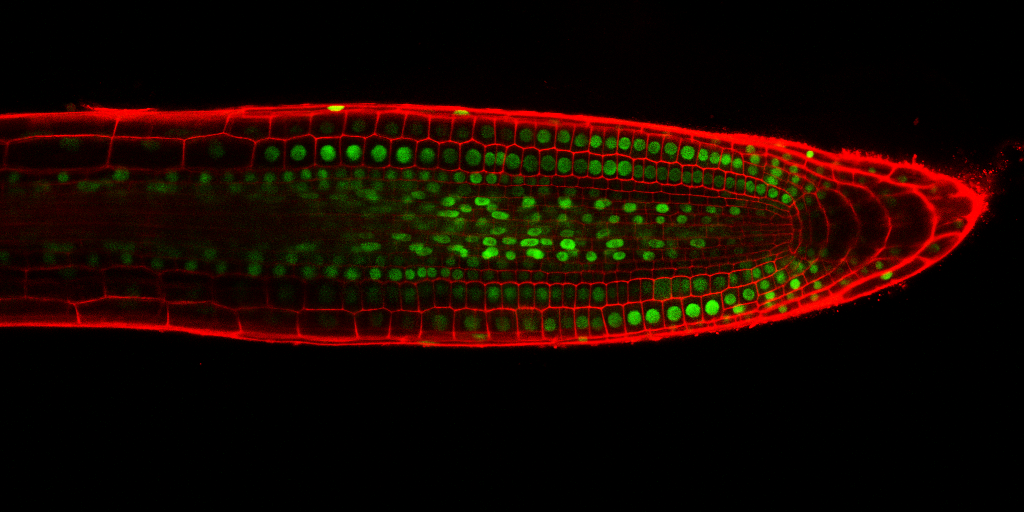
%> input picture Images/StackNinja1.bmp, 1024 x 512 px
$ octave main.m   (GNU Octave 9; MATLAB toolbox functions it lacks are replaced by stand-ins)
%> lines starting %> are read from the running program, lines starting %| are printed output that depends on the picture
### count_nuclei.m
function cc = count_nuclei(image, verbose)

    % COUNT_NUCLEI that are within the root illumination figure
    % the region of nuclei is not computed
    % only number of nuclei can be identified

    % Input
    % Image - (:,:,3) uint8 matrix
    % verbose - logical scalar
    %   true - display image and outputs
    %   false - silent all

    % Steps
    % 1. equalize the image
    % 2. brighten the image
    % 3. reduce image noise with morphology
    % 4. highlight local bright region
    % 5. count & label local bright region

    arguments
        image (:,:,3) uint8
        verbose (1,1) logical = 0
    end

    % split out green channel
    green_channel = image(:,:,2);

    % equalize the intensity before brightening
    im_histeq = adapthisteq(green_channel);

    % brighten the nucleus using local region brightening
    im_brighten = imlocalbrighten(im_histeq);

    % round structural elemtent to preserve nucleus round shape
    % morphology opening operation removing salt noise
    se = strel("disk", 5);
    im_saltless = imopen(im_brighten, se);

    % get the peak of local region
    im_max = imregionalmax(im_saltless);

    % display green channel nuclei image along with marking region
    overlay_1 = labeloverlay(green_channel, im_max, "Colormap","cool", "Transparency", 0.5);

    % display original image along with marking region
    overlay_2 = labeloverlay(image, im_max, "Colormap","cool", "Transparency", 0.5);

    % compute connected objects
    cc = bwconncomp(im_max);

    if verbose

        figure
        set(gcf, 'Position',  [100, 20, 700, 700]);

        subplottight(4,2,1);
        imshow(green_channel,'border', 'tight');
        title("1 Green Channel Image");

        subplottight(4,2,3);
        imshow(im_histeq,'border', 'tight');
        title("2 Equalized Nuclei");

        subplottight(4,2,5);
        imshow(im_brighten,'border', 'tight');
        title("3 Brighten Nuclei");

        subplottight(4,2,7);
        imshow(im_saltless,'border', 'tight');
        title("4 Saltless Nuclei");

        subplottight(4,2,2);
        imshow(im_max,'border', 'tight');
        title("5 Nuclei Marking Region");

        subplottight(4,2,4);
        imshow(overlay_1,'border', 'tight');
        title("6 green channel with overlay");

        subplottight(4,2,6);
        imshow(overlay_2,'border', 'tight');
        title("7 RGB with overlay");

    end

end

### analyse_plant_illumination.m
function analyse_plant_illumination(im, verbose)

%   ANALYSE_PLANT_ILLUMINATION analyse any given illuminated plant root
%   image

%   this function goes through both count_green_nuclei and count_cell_walls
%   funtion and return a complete statistical output

    % im - image
    % verbose -
    %   1 : display all output
    %   0 : suppress intermediate progress output

    arguments
        im (:,:,3) uint8
        verbose (1,1) logical = 0
    end

    fprintf(" \n==== Analyse Plant Illumination ====\n \n");

    % analyse nuclei using method 1 (regional max)
    cc1 = count_nuclei(im, verbose);
    label_1 = labelmatrix(cc1);
    rgb_label_1 = label2rgb(label_1, 'spring','c','shuffle');

    % analyse nuclei using method 2 (watershed)
    cc2 = count_nuclei_2(im, verbose);
    label_2 = labelmatrix(cc2);
    rgb_label_2 = label2rgb(label_2, 'spring','c','shuffle');

    % analyse cell wall only (watershed)
    cc3 = count_cells(im, verbose);
    label_3 = labelmatrix(cc3);
    rgb_label_3 = label2rgb(label_3, 'spring','c','shuffle');

    % plot detected object region
    figure
    set(gcf, 'Position',  [700, 80, 700, 700])

    subplottight(2,2,1);
    imshow(im);
    title("Input Image");

    subplottight(2,2,3);
    imshow(rgb_label_1, 'border', 'tight');
    title("Detect Nuclei Result with regional max");

    subplottight(2,2,2);
    imshow(rgb_label_2, 'border', 'tight');
    title("Detect Nuclei Result with watershed");

    subplottight(2,2,4);
    imshow(rgb_label_3, 'border', 'tight');
    title("Detect Cells Result");

    % compute all statistical values with detected components
    % this section will take more time to compute
    whole_statistic(im(:,:,2), cc1, " of Nuclei with Regional Max");
    whole_statistic(im(:,:,2), cc2, " of Nuclei with Watershed");
    whole_statistic(im(:,:,1), cc3, " of Cell Walls with Watershed");

    % object detection result
    my_disp("Numbers of nuclei detected with method 1", cc1.NumObjects);
    my_disp("Numbers of nuclei detected with method 2", cc2.NumObjects);
    my_disp("Numbers of cells detected", cc3.NumObjects);

end

### main.m
% demo run script for analysing illuminated plant root %

% the master function of all is called analyse plant illumination
% it will analyse the image with the help of multiple sub functions that
% will do all brigthen, denoising, sharpen, segmentation and object detection
% in order to return statistical output at the end.

% Usage
% navigate matlab to directory containing this folder
% type 'main' and hit enter
% ctrl + c to terminate the process or enter to proceed

close all
clear
clc

addpath('./Images'); % import input image
addpath(genpath('./Plant_Analyser')); % import all Functions within subfolders

% change this to 0 to suppress inner progress output
verbose = 1;

image1 = imread("StackNinja1.bmp");
%> image1 is the input picture: size 512x1024x3 uint8; mean R, G, B 24.8, 7.4, 0
analyse_plant_illumination(image1, verbose);
%> in count_nuclei, `green_channel = image(:,:,2);`:
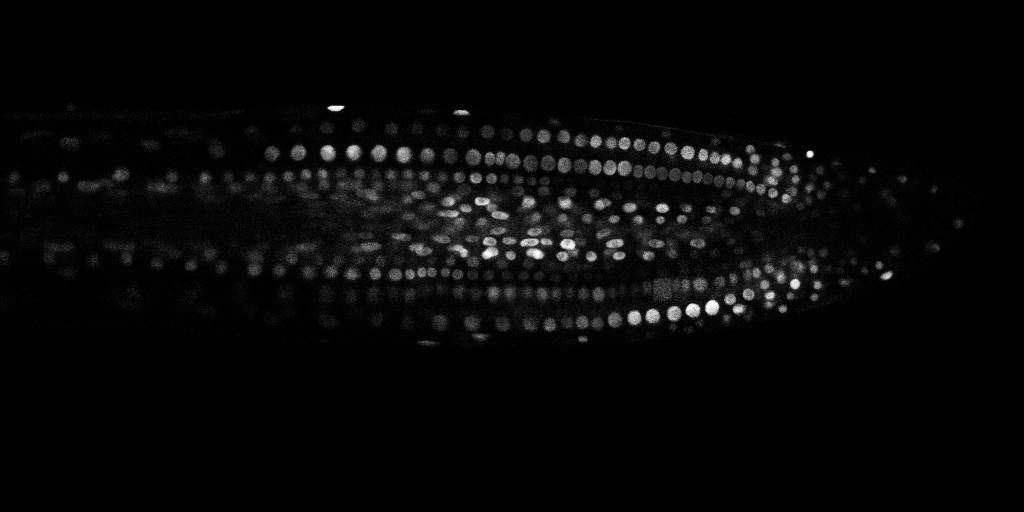
%> green_channel: size 512x1024 uint8; min 0, max 255, mean 7.4
%> in count_nuclei, `im_histeq = adapthisteq(green_channel);`:
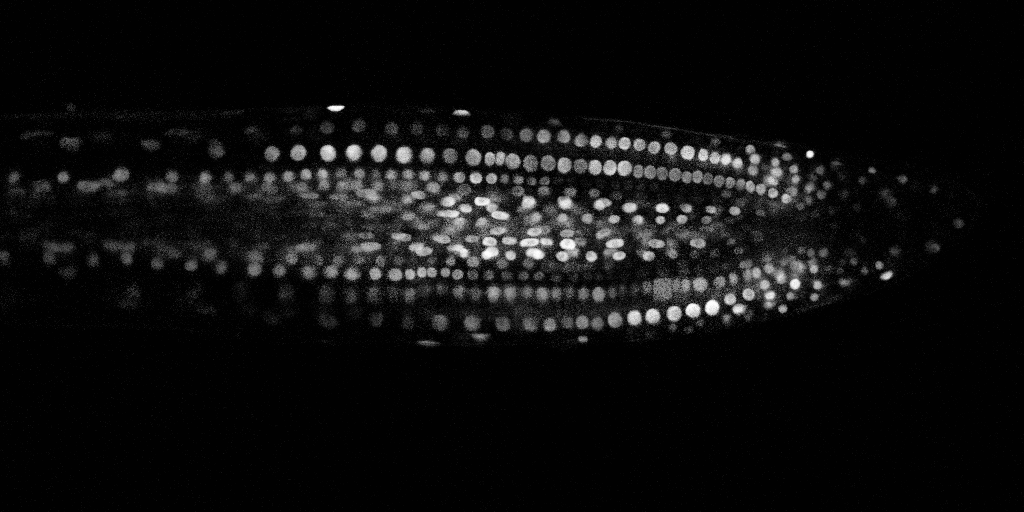
%> im_histeq: size 512x1024 uint8; min 0, max 255, mean 14.8
%> (the run ends here)
